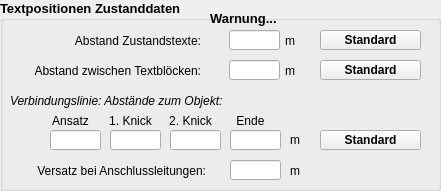
  <widget class="QGroupBox" name="groupBox_8">
   <property name="geometry">
    <rect>
     <x>20</x>
     <y>130</y>
     <width>441</width>
     <height>191</height>
    </rect>
   </property>
   <property name="font">
    <font>
     <family>Tahoma</family>
     <pointsize>10</pointsize>
     <weight>75</weight>
     <bold>true</bold>
    </font>
   </property>
   <property name="title">
    <string>Textpositionen Zustanddaten</string>
   </property>
   <widget class="QLineEdit" name="tf_abstand_zustandstexte">
    <property name="geometry">
     <rect>
      <x>229</x>
      <y>30</y>
      <width>51</width>
      <height>20</height>
     </rect>
    </property>
    <property name="font">
     <font>
      <family>Tahoma</family>
      <pointsize>10</pointsize>
      <weight>50</weight>
      <bold>false</bold>
     </font>
    </property>
    <property name="toolTip">
     <string extracomment="Radius zur Berücksichtigung von Flächen um die Haltungen">&lt;html&gt;&lt;head/&gt;&lt;body&gt;&lt;p&gt;Abstand der Zustandstexte zueinander. Empfohlener Wert: 0.35&lt;/p&gt;&lt;/body&gt;&lt;/html&gt;</string>
    </property>
    <property name="statusTip">
     <string extracomment="Radius zur Berücksichtigung von Flächen um die Haltungen">Abstand der Zustandstexte zueinander</string>
    </property>
   </widget>
   <widget class="QPushButton" name="pb_abstand_zustandstexte_default">
    <property name="geometry">
     <rect>
      <x>320</x>
      <y>30</y>
      <width>101</width>
      <height>20</height>
     </rect>
    </property>
    <property name="font">
     <font>
      <family>Tahoma</family>
      <pointsize>9</pointsize>
      <weight>75</weight>
      <bold>true</bold>
     </font>
    </property>
    <property name="toolTip">
     <string>&lt;html&gt;&lt;head/&gt;&lt;body&gt;&lt;p&gt;Werte auf Standard zurücksetzen&lt;/p&gt;&lt;/body&gt;&lt;/html&gt;</string>
    </property>
    <property name="statusTip">
     <string>Werte auf Standard zurücksetzen</string>
    </property>
    <property name="text">
     <string>Standard</string>
    </property>
   </widget>
   <widget class="QLabel" name="label_7">
    <property name="geometry">
     <rect>
      <x>20</x>
      <y>30</y>
      <width>181</width>
      <height>21</height>
     </rect>
    </property>
    <property name="font">
     <font>
      <family>Tahoma</family>
      <pointsize>9</pointsize>
      <weight>50</weight>
      <bold>false</bold>
     </font>
    </property>
    <property name="toolTip">
     <string extracomment="Radius zur Berücksichtigung von Flächen um die Haltungen"/>
    </property>
    <property name="statusTip">
     <string extracomment="Radius zur Berücksichtigung von Flächen um die Haltungen"/>
    </property>
    <property name="text">
     <string>Abstand Zustandstexte:</string>
    </property>
    <property name="alignment">
     <set>Qt::AlignRight|Qt::AlignTrailing|Qt::AlignVCenter</set>
    </property>
   </widget>
   <widget class="QLabel" name="lf_unit_fangradius_2">
    <property name="geometry">
     <rect>
      <x>285</x>
      <y>30</y>
      <width>21</width>
      <height>21</height>
     </rect>
    </property>
    <property name="font">
     <font>
      <family>Tahoma</family>
      <pointsize>9</pointsize>
      <weight>50</weight>
      <bold>false</bold>
     </font>
    </property>
    <property name="toolTip">
     <string extracomment="Radius zur Berücksichtigung von Flächen um die Haltungen"/>
    </property>
    <property name="statusTip">
     <string extracomment="Radius zur Berücksichtigung von Flächen um die Haltungen"/>
    </property>
    <property name="text">
     <string>m</string>
    </property>
   </widget>
   <widget class="QLineEdit" name="tf_abstand_zustandsbloecke">
    <property name="geometry">
     <rect>
      <x>229</x>
      <y>60</y>
      <width>51</width>
      <height>20</height>
     </rect>
    </property>
    <property name="font">
     <font>
      <family>Tahoma</family>
      <pointsize>10</pointsize>
      <weight>50</weight>
      <bold>false</bold>
     </font>
    </property>
    <property name="toolTip">
     <string extracomment="Radius zur Berücksichtigung von Flächen um die Haltungen">&lt;html&gt;&lt;head/&gt;&lt;body&gt;&lt;p&gt;Abstand von Zustandstextblöcken zueinander. Empfohlener Wert (ca. 0.1 größer als Abstand Zustandstexte): 0.45&lt;/p&gt;&lt;/body&gt;&lt;/html&gt;</string>
    </property>
    <property name="statusTip">
     <string extracomment="Radius zur Berücksichtigung von Flächen um die Haltungen">Abstand von Zustandstextblöcken zueinander</string>
    </property>
   </widget>
   <widget class="QLabel" name="label_10">
    <property name="geometry">
     <rect>
      <x>10</x>
      <y>60</y>
      <width>191</width>
      <height>21</height>
     </rect>
    </property>
    <property name="font">
     <font>
      <family>Tahoma</family>
      <pointsize>9</pointsize>
      <weight>50</weight>
      <bold>false</bold>
     </font>
    </property>
    <property name="toolTip">
     <string extracomment="Radius zur Berücksichtigung von Flächen um die Haltungen"/>
    </property>
    <property name="statusTip">
     <string extracomment="Radius zur Berücksichtigung von Flächen um die Haltungen"/>
    </property>
    <property name="text">
     <string>Abstand zwischen Textblöcken:</string>
    </property>
    <property name="alignment">
     <set>Qt::AlignRight|Qt::AlignTrailing|Qt::AlignVCenter</set>
    </property>
   </widget>
   <widget class="QLabel" name="lf_unit_fangradius_3">
    <property name="geometry">
     <rect>
      <x>285</x>
      <y>60</y>
      <width>21</width>
      <height>21</height>
     </rect>
    </property>
    <property name="font">
     <font>
      <family>Tahoma</family>
      <pointsize>9</pointsize>
      <weight>50</weight>
      <bold>false</bold>
     </font>
    </property>
    <property name="toolTip">
     <string extracomment="Radius zur Berücksichtigung von Flächen um die Haltungen"/>
    </property>
    <property name="statusTip">
     <string extracomment="Radius zur Berücksichtigung von Flächen um die Haltungen"/>
    </property>
    <property name="text">
     <string>m</string>
    </property>
   </widget>
   <widget class="QPushButton" name="pb_abstand_zustandsbloecke_default">
    <property name="geometry">
     <rect>
      <x>320</x>
      <y>60</y>
      <width>101</width>
      <height>20</height>
     </rect>
    </property>
    <property name="font">
     <font>
      <family>Tahoma</family>
      <pointsize>9</pointsize>
      <weight>75</weight>
      <bold>true</bold>
     </font>
    </property>
    <property name="toolTip">
     <string>&lt;html&gt;&lt;head/&gt;&lt;body&gt;&lt;p&gt;Werte auf Standard zurücksetzen&lt;/p&gt;&lt;/body&gt;&lt;/html&gt;</string>
    </property>
    <property name="statusTip">
     <string>Werte auf Standard zurücksetzen</string>
    </property>
    <property name="text">
     <string>Standard</string>
    </property>
   </widget>
   <widget class="QLabel" name="lf_warning_2">
    <property name="geometry">
     <rect>
      <x>210</x>
      <y>10</y>
      <width>91</width>
      <height>16</height>
     </rect>
    </property>
    <property name="text">
     <string>Warnung...</string>
    </property>
   </widget>
   <widget class="QPushButton" name="pb_abstand_knoten_default">
    <property name="geometry">
     <rect>
      <x>320</x>
      <y>130</y>
      <width>101</width>
      <height>20</height>
     </rect>
    </property>
    <property name="font">
     <font>
      <family>Tahoma</family>
      <pointsize>9</pointsize>
      <weight>75</weight>
      <bold>true</bold>
     </font>
    </property>
    <property name="toolTip">
     <string>&lt;html&gt;&lt;head/&gt;&lt;body&gt;&lt;p&gt;Werte auf Standard zurücksetzen&lt;/p&gt;&lt;/body&gt;&lt;/html&gt;</string>
    </property>
    <property name="statusTip">
     <string>Werte auf Standard zurücksetzen</string>
    </property>
    <property name="text">
     <string>Standard</string>
    </property>
   </widget>
   <widget class="QLabel" name="label_11">
    <property name="geometry">
     <rect>
      <x>10</x>
      <y>90</y>
      <width>281</width>
      <height>21</height>
     </rect>
    </property>
    <property name="font">
     <font>
      <family>Tahoma</family>
      <pointsize>9</pointsize>
      <weight>50</weight>
      <italic>true</italic>
      <bold>false</bold>
     </font>
    </property>
    <property name="toolTip">
     <string extracomment="Radius zur Berücksichtigung von Flächen um die Haltungen"/>
    </property>
    <property name="statusTip">
     <string extracomment="Radius zur Berücksichtigung von Flächen um die Haltungen"/>
    </property>
    <property name="text">
     <string>Verbindungslinie: Abstände zum Objekt:</string>
    </property>
    <property name="alignment">
     <set>Qt::AlignLeading|Qt::AlignLeft|Qt::AlignVCenter</set>
    </property>
   </widget>
   <widget class="QLabel" name="lf_unit_fangradius_4">
    <property name="geometry">
     <rect>
      <x>290</x>
      <y>130</y>
      <width>21</width>
      <height>20</height>
     </rect>
    </property>
    <property name="font">
     <font>
      <family>Tahoma</family>
      <pointsize>9</pointsize>
      <weight>50</weight>
      <bold>false</bold>
     </font>
    </property>
    <property name="toolTip">
     <string extracomment="Radius zur Berücksichtigung von Flächen um die Haltungen"/>
    </property>
    <property name="statusTip">
     <string extracomment="Radius zur Berücksichtigung von Flächen um die Haltungen"/>
    </property>
    <property name="text">
     <string>m</string>
    </property>
   </widget>
   <widget class="QLineEdit" name="tf_abstand_knoten_anf">
    <property name="geometry">
     <rect>
      <x>50</x>
      <y>130</y>
      <width>51</width>
      <height>20</height>
     </rect>
    </property>
    <property name="font">
     <font>
      <family>Tahoma</family>
      <pointsize>10</pointsize>
      <weight>50</weight>
      <bold>false</bold>
     </font>
    </property>
    <property name="toolTip">
     <string extracomment="Radius zur Berücksichtigung von Flächen um die Haltungen">&lt;html&gt;&lt;head/&gt;&lt;body&gt;&lt;p&gt;Verbindungslinie Zustandstext zum Objekt: Abstand Linienstart&lt;/p&gt;&lt;/body&gt;&lt;/html&gt;</string>
    </property>
    <property name="statusTip">
     <string extracomment="Radius zur Berücksichtigung von Flächen um die Haltungen">Verbindungslinie Zustandstext zum Objekt: Abstand Linienstart</string>
    </property>
   </widget>
   <widget class="QLineEdit" name="tf_abstand_knoten_1">
    <property name="geometry">
     <rect>
      <x>110</x>
      <y>130</y>
      <width>51</width>
      <height>20</height>
     </rect>
    </property>
    <property name="font">
     <font>
      <family>Tahoma</family>
      <pointsize>10</pointsize>
      <weight>50</weight>
      <bold>false</bold>
     </font>
    </property>
    <property name="toolTip">
     <string extracomment="Radius zur Berücksichtigung von Flächen um die Haltungen">&lt;html&gt;&lt;head/&gt;&lt;body&gt;&lt;p&gt;Verbindungslinie Zustandstext zum Objekt: Abstand 1. Knick&lt;/p&gt;&lt;/body&gt;&lt;/html&gt;</string>
    </property>
    <property name="statusTip">
     <string extracomment="Radius zur Berücksichtigung von Flächen um die Haltungen">Verbindungslinie Zustandstext zum Objekt: Abstand 1. Knick</string>
    </property>
   </widget>
   <widget class="QLineEdit" name="tf_abstand_knoten_2">
    <property name="geometry">
     <rect>
      <x>170</x>
      <y>130</y>
      <width>51</width>
      <height>20</height>
     </rect>
    </property>
    <property name="font">
     <font>
      <family>Tahoma</family>
      <pointsize>10</pointsize>
      <weight>50</weight>
      <bold>false</bold>
     </font>
    </property>
    <property name="toolTip">
     <string extracomment="Radius zur Berücksichtigung von Flächen um die Haltungen">&lt;html&gt;&lt;head/&gt;&lt;body&gt;&lt;p&gt;Verbindungslinie Zustandstext zum Objekt: Abstand 2. Knick&lt;/p&gt;&lt;/body&gt;&lt;/html&gt;</string>
    </property>
    <property name="statusTip">
     <string extracomment="Radius zur Berücksichtigung von Flächen um die Haltungen">Verbindungslinie Zustandstext zum Objekt: Abstand 2. Knick</string>
    </property>
   </widget>
   <widget class="QLineEdit" name="tf_abstand_knoten_end">
    <property name="geometry">
     <rect>
      <x>230</x>
      <y>130</y>
      <width>51</width>
      <height>20</height>
     </rect>
    </property>
    <property name="font">
     <font>
      <family>Tahoma</family>
      <pointsize>10</pointsize>
      <weight>50</weight>
      <bold>false</bold>
     </font>
    </property>
    <property name="toolTip">
     <string extracomment="Radius zur Berücksichtigung von Flächen um die Haltungen">&lt;html&gt;&lt;head/&gt;&lt;body&gt;&lt;p&gt;Verbindungslinie Zustandstext zum Objekt: Abstand Linienende&lt;/p&gt;&lt;/body&gt;&lt;/html&gt;</string>
    </property>
    <property name="statusTip">
     <string extracomment="Radius zur Berücksichtigung von Flächen um die Haltungen">Verbindungslinie Zustandstext zum Objekt: Abstand Linienende</string>
    </property>
   </widget>
   <widget class="QLabel" name="label_12">
    <property name="geometry">
     <rect>
      <x>50</x>
      <y>110</y>
      <width>41</width>
      <height>21</height>
     </rect>
    </property>
    <property name="font">
     <font>
      <family>Tahoma</family>
      <pointsize>9</pointsize>
      <weight>50</weight>
      <bold>false</bold>
     </font>
    </property>
    <property name="toolTip">
     <string extracomment="Radius zur Berücksichtigung von Flächen um die Haltungen"/>
    </property>
    <property name="statusTip">
     <string extracomment="Radius zur Berücksichtigung von Flächen um die Haltungen"/>
    </property>
    <property name="text">
     <string>Ansatz</string>
    </property>
    <property name="alignment">
     <set>Qt::AlignCenter</set>
    </property>
   </widget>
   <widget class="QLabel" name="label_13">
    <property name="geometry">
     <rect>
      <x>100</x>
      <y>110</y>
      <width>61</width>
      <height>21</height>
     </rect>
    </property>
    <property name="font">
     <font>
      <family>Tahoma</family>
      <pointsize>9</pointsize>
      <weight>50</weight>
      <bold>false</bold>
     </font>
    </property>
    <property name="toolTip">
     <string extracomment="Radius zur Berücksichtigung von Flächen um die Haltungen"/>
    </property>
    <property name="statusTip">
     <string extracomment="Radius zur Berücksichtigung von Flächen um die Haltungen"/>
    </property>
    <property name="text">
     <string>1. Knick</string>
    </property>
    <property name="alignment">
     <set>Qt::AlignCenter</set>
    </property>
   </widget>
   <widget class="QLabel" name="label_14">
    <property name="geometry">
     <rect>
      <x>160</x>
      <y>110</y>
      <width>61</width>
      <height>21</height>
     </rect>
    </property>
    <property name="font">
     <font>
      <family>Tahoma</family>
      <pointsize>9</pointsize>
      <weight>50</weight>
      <bold>false</bold>
     </font>
    </property>
    <property name="toolTip">
     <string extracomment="Radius zur Berücksichtigung von Flächen um die Haltungen"/>
    </property>
    <property name="statusTip">
     <string extracomment="Radius zur Berücksichtigung von Flächen um die Haltungen"/>
    </property>
    <property name="text">
     <string>2. Knick</string>
    </property>
    <property name="alignment">
     <set>Qt::AlignCenter</set>
    </property>
   </widget>
   <widget class="QLabel" name="label_15">
    <property name="geometry">
     <rect>
      <x>230</x>
      <y>110</y>
      <width>41</width>
      <height>21</height>
     </rect>
    </property>
    <property name="font">
     <font>
      <family>Tahoma</family>
      <pointsize>9</pointsize>
      <weight>50</weight>
      <bold>false</bold>
     </font>
    </property>
    <property name="toolTip">
     <string extracomment="Radius zur Berücksichtigung von Flächen um die Haltungen"/>
    </property>
    <property name="statusTip">
     <string extracomment="Radius zur Berücksichtigung von Flächen um die Haltungen"/>
    </property>
    <property name="text">
     <string>Ende</string>
    </property>
    <property name="alignment">
     <set>Qt::AlignCenter</set>
    </property>
   </widget>
   <widget class="QLabel" name="label_16">
    <property name="geometry">
     <rect>
      <x>25</x>
      <y>160</y>
      <width>181</width>
      <height>21</height>
     </rect>
    </property>
    <property name="font">
     <font>
      <family>Tahoma</family>
      <pointsize>9</pointsize>
      <weight>50</weight>
      <bold>false</bold>
     </font>
    </property>
    <property name="toolTip">
     <string extracomment="Radius zur Berücksichtigung von Flächen um die Haltungen"/>
    </property>
    <property name="statusTip">
     <string extracomment="Radius zur Berücksichtigung von Flächen um die Haltungen"/>
    </property>
    <property name="text">
     <string>Versatz bei Anschlussleitungen:</string>
    </property>
    <property name="alignment">
     <set>Qt::AlignRight|Qt::AlignTrailing|Qt::AlignVCenter</set>
    </property>
   </widget>
   <widget class="QLineEdit" name="tf_versatz_anschlusstexte">
    <property name="geometry">
     <rect>
      <x>230</x>
      <y>160</y>
      <width>51</width>
      <height>20</height>
     </rect>
    </property>
    <property name="font">
     <font>
      <family>Tahoma</family>
      <pointsize>10</pointsize>
      <weight>50</weight>
      <bold>false</bold>
     </font>
    </property>
    <property name="toolTip">
     <string extracomment="Radius zur Berücksichtigung von Flächen um die Haltungen">&lt;html&gt;&lt;head/&gt;&lt;body&gt;&lt;p&gt;Versatz der Zustandtexte relativ zum Ansatzpunkt, um Überschneidung mit der Haltung zu vermeiden&lt;/p&gt;&lt;/body&gt;&lt;/html&gt;</string>
    </property>
    <property name="statusTip">
     <string extracomment="Radius zur Berücksichtigung von Flächen um die Haltungen">Versatz der Zustandtexte relativ zum Ansatzpunkt</string>
    </property>
   </widget>
   <widget class="QLabel" name="lf_unit_fangradius_5">
    <property name="geometry">
     <rect>
      <x>290</x>
      <y>160</y>
      <width>21</width>
      <height>21</height>
     </rect>
    </property>
    <property name="font">
     <font>
      <family>Tahoma</family>
      <pointsize>9</pointsize>
      <weight>50</weight>
      <bold>false</bold>
     </font>
    </property>
    <property name="toolTip">
     <string extracomment="Radius zur Berücksichtigung von Flächen um die Haltungen"/>
    </property>
    <property name="statusTip">
     <string extracomment="Radius zur Berücksichtigung von Flächen um die Haltungen"/>
    </property>
    <property name="text">
     <string>m</string>
    </property>
   </widget>
  </widget>
